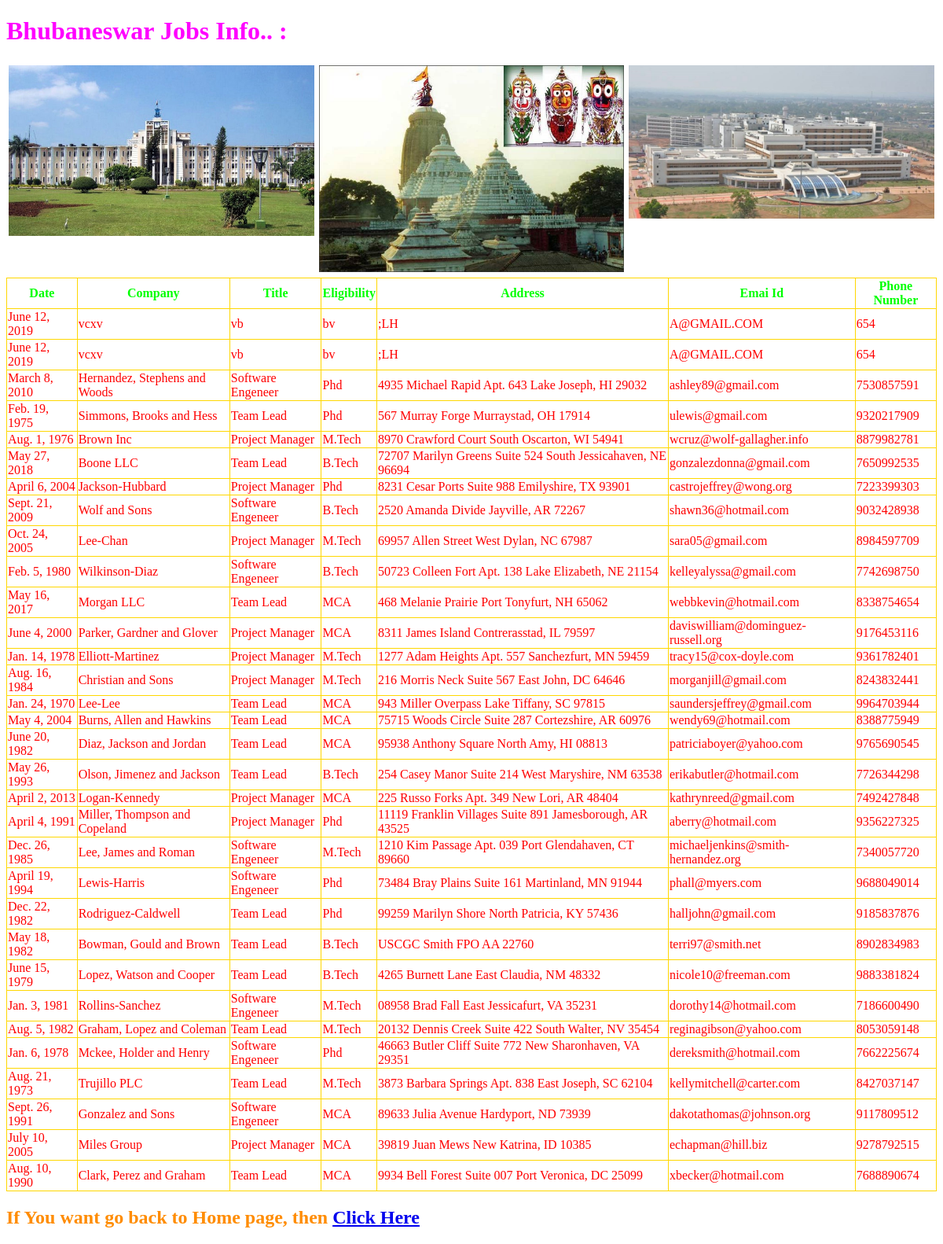
Page /bbsr/ on the committed database.
### testapp/models.py (models this page shows)
class BBSR_JOBS(models.Model):
    date=models.DateField()
    company=models.CharField(max_length=100)
    title=models.CharField(max_length=100)
    eligibility=models.CharField(max_length=100)
    address=models.CharField(max_length=100)
    email=models.EmailField()
    phnumber=models.IntegerField()

### testapp/views.py (the view)
# urls.py: path('bbsr/',views.bbsr),
def bbsr(request):
    list=BBSR_JOBS.objects.all()
    dict={'list':list}
    return render(request, 'html/bbsr.html', context=dict)

### templates/html/bbsr.html (shortened to what this page needs)
<!DOCTYPE html>
{%load staticfiles %}
<html lang="en" dir="ltr">
  <head>
    <link rel="stylesheet" href="{% static 'css/demo.css'%}">
  </head>
  <body>
    <h1>Bhubaneswar Jobs Info.. : </h1>
    <div class="row">
      <div class="column">
        <img src="{% static 'image/Bbsr1.jpg'%}" width="100%" height="100%">
      </div>
      <div class="column">
        <img src="{% static 'image/jagannatha.jpg'%}" width="100%" height="80%">
      </div>
      <div class="column">
        <img src="{% static 'image/Bbsr2.jpg'%}" width="100%" height="100%">
      </div>
    </div>
    {% if list %}
    <table>
      <thead>
        <th> Date </th>
        <th> Company </th>
        <th> Title </th>
        <th> Eligibility </th>
        <th> Address </th>
        <th> Emai Id </th>
        <th> Phone Number </th>
      </thead>
      {% for i in list %}
      <tr>
        <td>{{i.date}}</td>
        <td>{{i.company}}</td>
        <td>{{i.title}}</td>
        <td>{{i.eligibility}}</td>
        <td>{{i.address}}</td>
        <td>{{i.email}}</td>
        <td>{{i.phnumber}}</td>
      </tr>
      {% endfor %}
    </table>
    {% else %}
    <p> No Record Found..</p>
    {% endif %}
    <h2> If You  want go back to Home page, then <a class="btn btn-primary btn-lg" href="/$" role="button">Click Here</a> </h2>
  </body>
</html>

### static/css/demo.css (style rules this page uses)
body { background: url(https://images.unsplash.com/photo-1539362286735-21789f9187f7?ixlib=rb-1.2.1&ixid=eyJhcHBfaWQiOjQzMzEwfQ&auto=format&fit=crop&w=750&q=80); background-repeat: no-repeat; background-size: cover; }
table, th, td { border: 1px solid Gold; }
table { border-collapse: collapse; }
td { color: Red; }
th { color: lime; }
h1 { color: magenta; }
h2 { color: darkorange; }
* { box-sizing: border-box; }
.column { float: left; width: 33.33%; padding: 3px; }
.row { clear: both; display: table; }

### rows in the picture
BBSR_JOBS: date "June 12, 2019", company "vcxv", title "vb", eligibility "bv", address ";LH", email "A@GMAIL.COM", phnumber "654"
BBSR_JOBS: date "June 12, 2019", company "vcxv", title "vb", eligibility "bv", address ";LH", email "A@GMAIL.COM", phnumber "654"
BBSR_JOBS: date "March 8, 2010", company "Hernandez, Stephens and Woods", title "Software Engeneer", eligibility "Phd", address "4935 Michael Rapid Apt. 643 Lake Joseph, HI 29032", email "ashley89@gmail.com", phnumber "7530857591"
BBSR_JOBS: date "Feb. 19, 1975", company "Simmons, Brooks and Hess", title "Team Lead", eligibility "Phd", address "567 Murray Forge Murraystad, OH 17914", email "ulewis@gmail.com", phnumber "9320217909"
BBSR_JOBS: date "Aug. 1, 1976", company "Brown Inc", title "Project Manager", eligibility "M.Tech", address "8970 Crawford Court South Oscarton, WI 54941", email "wcruz@wolf-gallagher.info", phnumber "8879982781"
BBSR_JOBS: date "May 27, 2018", company "Boone LLC", title "Team Lead", eligibility "B.Tech", address "72707 Marilyn Greens Suite 524 South Jessicahaven, NE 96694", email "gonzalezdonna@gmail.com", phnumber "7650992535"
BBSR_JOBS: date "April 6, 2004", company "Jackson-Hubbard", title "Project Manager", eligibility "Phd", address "8231 Cesar Ports Suite 988 Emilyshire, TX 93901", email "castrojeffrey@wong.org", phnumber "7223399303"
BBSR_JOBS: date "Sept. 21, 2009", company "Wolf and Sons", title "Software Engeneer", eligibility "B.Tech", address "2520 Amanda Divide Jayville, AR 72267", email "shawn36@hotmail.com", phnumber "9032428938"
BBSR_JOBS: date "Oct. 24, 2005", company "Lee-Chan", title "Project Manager", eligibility "M.Tech", address "69957 Allen Street West Dylan, NC 67987", email "sara05@gmail.com", phnumber "8984597709"
BBSR_JOBS: date "Feb. 5, 1980", company "Wilkinson-Diaz", title "Software Engeneer", eligibility "B.Tech", address "50723 Colleen Fort Apt. 138 Lake Elizabeth, NE 21154", email "kelleyalyssa@gmail.com", phnumber "7742698750"
BBSR_JOBS: date "May 16, 2017", company "Morgan LLC", title "Team Lead", eligibility "MCA", address "468 Melanie Prairie Port Tonyfurt, NH 65062", email "webbkevin@hotmail.com", phnumber "8338754654"
BBSR_JOBS: date "June 4, 2000", company "Parker, Gardner and Glover", title "Project Manager", eligibility "MCA", address "8311 James Island Contrerasstad, IL 79597", email "daviswilliam@dominguez-russell.org", phnumber "9176453116"
BBSR_JOBS: date "Jan. 14, 1978", company "Elliott-Martinez", title "Project Manager", eligibility "M.Tech", address "1277 Adam Heights Apt. 557 Sanchezfurt, MN 59459", email "tracy15@cox-doyle.com", phnumber "9361782401"
BBSR_JOBS: date "Aug. 16, 1984", company "Christian and Sons", title "Project Manager", eligibility "M.Tech", address "216 Morris Neck Suite 567 East John, DC 64646", email "morganjill@gmail.com", phnumber "8243832441"
BBSR_JOBS: date "Jan. 24, 1970", company "Lee-Lee", title "Team Lead", eligibility "MCA", address "943 Miller Overpass Lake Tiffany, SC 97815", email "saundersjeffrey@gmail.com", phnumber "9964703944"
BBSR_JOBS: date "May 4, 2004", company "Burns, Allen and Hawkins", title "Team Lead", eligibility "MCA", address "75715 Woods Circle Suite 287 Cortezshire, AR 60976", email "wendy69@hotmail.com", phnumber "8388775949"
BBSR_JOBS: date "June 20, 1982", company "Diaz, Jackson and Jordan", title "Team Lead", eligibility "MCA", address "95938 Anthony Square North Amy, HI 08813", email "patriciaboyer@yahoo.com", phnumber "9765690545"
BBSR_JOBS: date "May 26, 1993", company "Olson, Jimenez and Jackson", title "Team Lead", eligibility "B.Tech", address "254 Casey Manor Suite 214 West Maryshire, NM 63538", email "erikabutler@hotmail.com", phnumber "7726344298"
BBSR_JOBS: date "April 2, 2013", company "Logan-Kennedy", title "Project Manager", eligibility "MCA", address "225 Russo Forks Apt. 349 New Lori, AR 48404", email "kathrynreed@gmail.com", phnumber "7492427848"
BBSR_JOBS: date "April 4, 1991", company "Miller, Thompson and Copeland", title "Project Manager", eligibility "Phd", address "11119 Franklin Villages Suite 891 Jamesborough, AR 43525", email "aberry@hotmail.com", phnumber "9356227325"
BBSR_JOBS: date "Dec. 26, 1985", company "Lee, James and Roman", title "Software Engeneer", eligibility "M.Tech", address "1210 Kim Passage Apt. 039 Port Glendahaven, CT 89660", email "michaeljenkins@smith-hernandez.org", phnumber "7340057720"
BBSR_JOBS: date "April 19, 1994", company "Lewis-Harris", title "Software Engeneer", eligibility "Phd", address "73484 Bray Plains Suite 161 Martinland, MN 91944", email "phall@myers.com", phnumber "9688049014"
BBSR_JOBS: date "Dec. 22, 1982", company "Rodriguez-Caldwell", title "Team Lead", eligibility "Phd", address "99259 Marilyn Shore North Patricia, KY 57436", email "halljohn@gmail.com", phnumber "9185837876"
BBSR_JOBS: date "May 18, 1982", company "Bowman, Gould and Brown", title "Team Lead", eligibility "B.Tech", address "USCGC Smith FPO AA 22760", email "terri97@smith.net", phnumber "8902834983"
BBSR_JOBS: date "June 15, 1979", company "Lopez, Watson and Cooper", title "Team Lead", eligibility "B.Tech", address "4265 Burnett Lane East Claudia, NM 48332", email "nicole10@freeman.com", phnumber "9883381824"
BBSR_JOBS: date "Jan. 3, 1981", company "Rollins-Sanchez", title "Software Engeneer", eligibility "M.Tech", address "08958 Brad Fall East Jessicafurt, VA 35231", email "dorothy14@hotmail.com", phnumber "7186600490"
BBSR_JOBS: date "Aug. 5, 1982", company "Graham, Lopez and Coleman", title "Team Lead", eligibility "M.Tech", address "20132 Dennis Creek Suite 422 South Walter, NV 35454", email "reginagibson@yahoo.com", phnumber "8053059148"
BBSR_JOBS: date "Jan. 6, 1978", company "Mckee, Holder and Henry", title "Software Engeneer", eligibility "Phd", address "46663 Butler Cliff Suite 772 New Sharonhaven, VA 29351", email "dereksmith@hotmail.com", phnumber "7662225674"
BBSR_JOBS: date "Aug. 21, 1973", company "Trujillo PLC", title "Team Lead", eligibility "M.Tech", address "3873 Barbara Springs Apt. 838 East Joseph, SC 62104", email "kellymitchell@carter.com", phnumber "8427037147"
BBSR_JOBS: date "Sept. 26, 1991", company "Gonzalez and Sons", title "Software Engeneer", eligibility "MCA", address "89633 Julia Avenue Hardyport, ND 73939", email "dakotathomas@johnson.org", phnumber "9117809512"
BBSR_JOBS: date "July 10, 2005", company "Miles Group", title "Project Manager", eligibility "MCA", address "39819 Juan Mews New Katrina, ID 10385", email "echapman@hill.biz", phnumber "9278792515"
BBSR_JOBS: date "Aug. 10, 1990", company "Clark, Perez and Graham", title "Team Lead", eligibility "MCA", address "9934 Bell Forest Suite 007 Port Veronica, DC 25099", email "xbecker@hotmail.com", phnumber "7688890674"
